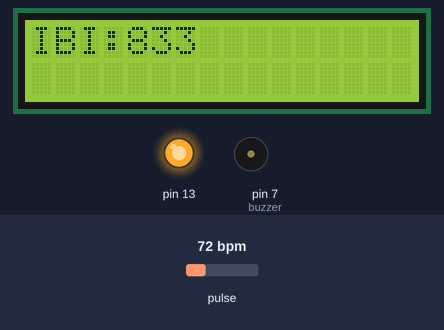
A sketch run on a simulated Arduino Uno, built with avr-gcc and run on an emulated ATmega328P. On the bench: 16×2 character LCD, output pins drawn as LEDs (lit = HIGH), buzzer (waves = sounding). The inputs (shaded band) are chosen by the test bench; at power-on: pulse 72 bpm. What the sketch prints to the serial monitor is not drawn.

Above: at 1.2 s.
1.3 s: pulse set to 98 bpm
At 3.2 s:
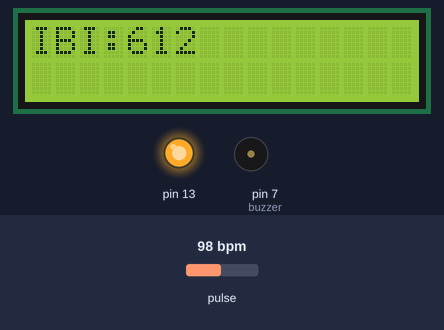
3.6 s: pulse set to 102 bpm
At 5.4 s:
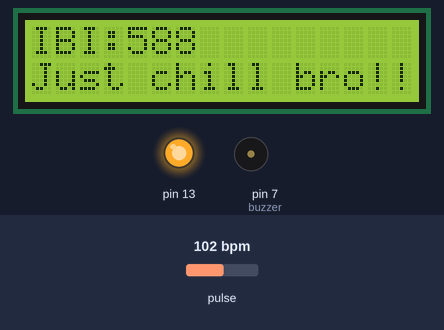
8.9 s: pulse set to 42 bpm
At 11.5 s:
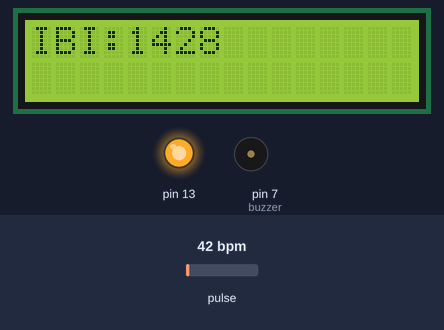
Timing chart, 0 to 13.0 s (numbered marks = the images above; inputs shaded):
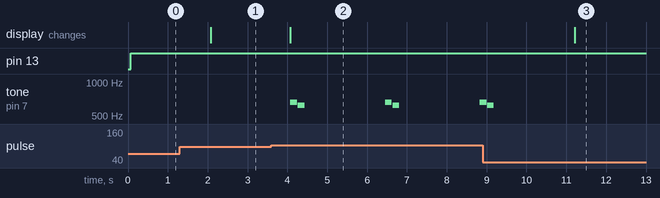

Measured:
- the behaviour switches between 100 and 101 bpm on pulse (found by bisection; images 1 and 2)
- after the input at 1.3 s, the display: changes after 0.77 s (image 1)
- after the input at 3.6 s, tone on pin 7 (buzzer): plays 659 Hz for 0.17 s, 622 Hz for 0.17 s, 659 Hz for 0.17 s, 622 Hz for 0.17 s, 659 Hz for 0.07 s, starting after 0.47 s; the display: changes after 0.47 s (image 2)
- after the input at 8.9 s, tone on pin 7 (buzzer): goes on until 9.2 s, then stays silent; the display: changes after 2.3 s (image 3)

The sketch:

dan-proj.ino
```cpp
#define USE_ARDUINO_INTERRUPTS true    // Set-up low-level interrupts for most acurate BPM math.
#include <PulseSensorPlayground.h>     // Includes the PulseSensorPlayground Library.
const int PulseWire = 0;       // PulseSensor PURPLE WIRE connected to ANALOG PIN 0
const int LED13 = 13;          // The on-board Arduino LED, close to PIN 13.
int Threshold = 550;           // Determine which Signal to "count as a beat" and which to ignore.
PulseSensorPlayground pulseSensor;  // Creates an instance of the PulseSensorPlayground object called "pulseSensor"
#include <LiquidCrystal.h>
const int rs = 12, en = 11, d4 = 5, d5 = 4, d6 = 3, d7 = 2;
LiquidCrystal lcd(rs, en, d4, d5, d6, d7);
#define NOTE_DS5 622
#define NOTE_E5  659
#define REST      0
int tempo = 80;
int buzzer = 7;
const int melody[] PROGMEM = {
  NOTE_E5, 16, NOTE_DS5, 16,
};
int notes = sizeof(melody) / sizeof(melody[0]) / 2;
int wholenote = (60000 * 4) / tempo;
int divider = 0, noteDuration = 0;
void setup() {
  Serial.begin(115200);          // For Serial Monitor
  pinMode(buzzer,OUTPUT);
  // Configure the PulseSensor object, by assigning our variables to it.
  pulseSensor.analogInput(PulseWire);
  pulseSensor.blinkOnPulse(LED13);       //auto-magically blink Arduino's LED with heartbeat.
  pulseSensor.setThreshold(Threshold);
 // Double-check the "pulseSensor" object was created and "began" seeing a signal.
   if (pulseSensor.begin()) {
   Serial.println("We created a pulseSensor Object !");  //This prints one time at Arduino power-up,  or on Arduino reset.
  }
  lcd.begin(16, 2);
  lcd.print("IBI:");
}
void loop() {
 int myIBI = pulseSensor.getInterBeatIntervalMs();  // Calls function on our pulseSensor object that returns BPM as an "int".
if (pulseSensor.sawStartOfBeat()) {
 Serial.println(myIBI);
}
  if( myIBI < 600)
   {
    digitalWrite(buzzer,LOW);
    lcd.setCursor(4, 0);
  // print the number of seconds since reset:
  lcd.print(myIBI);
  lcd.setCursor(7,0);
  lcd.print(" ");
  //delay(20);
  lcd.setCursor(0,1);

   lcd.print("Just chill bro!!");
      // considered best practice in a simple sketch.

      for (int thisNote = 0; thisNote < notes * 2; thisNote = thisNote + 2) {

    // calculates the duration of each note
    divider = pgm_read_word_near(melody+thisNote + 1);
    if (divider > 0) {
      // regular note, just proceed
      noteDuration = (wholenote) / divider;
    } else if (divider < 0) {
      // dotted notes are represented with negative durations!!
      noteDuration = (wholenote) / abs(divider);
      noteDuration *= 1.5; // increases the duration in half for dotted notes
    }

    // we only play the note for 90% of the duration, leaving 10% as a pause
    tone(buzzer, pgm_read_word_near(melody+thisNote), noteDuration * 0.9);

    // Wait for the specief duration before playing the next note.
    delay(noteDuration);

    // stop the waveform generation before the next note.
    noTone(buzzer);
                                               }
   }

   else
   {

    lcd.setCursor(4, 0);
  // print the number of seconds since reset:
  lcd.print(myIBI);
  if( myIBI < 1000)
   {
    lcd.setCursor(7,0);
    lcd.print(" ");
    }
  lcd.setCursor(0,1);
        for(int n = 0; n < 16; n++)
        {
                lcd.print(" ");
        }


   }
  delay(2000);  //considered best practice in a simple sketch.
}
```
